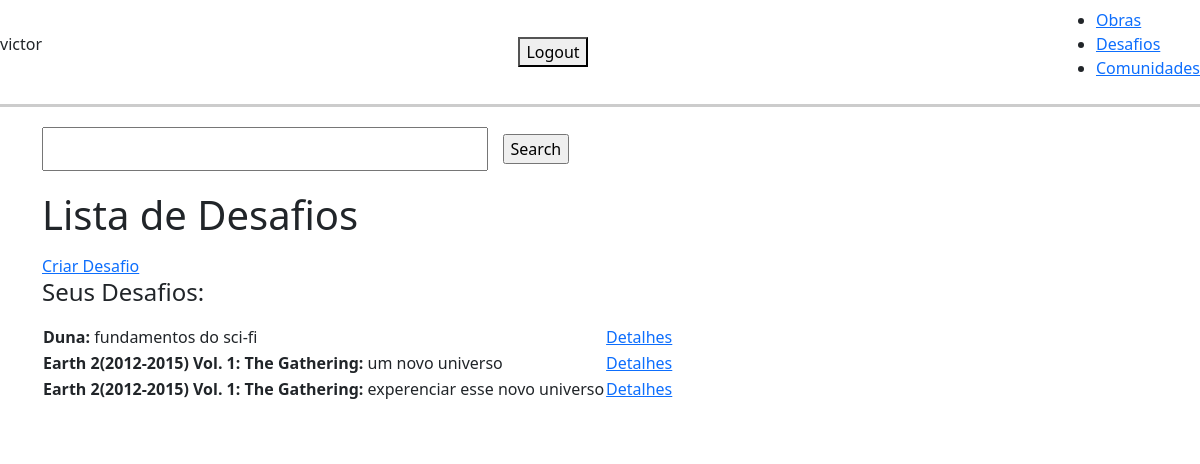
Page / (signed in) on the earlier database version.
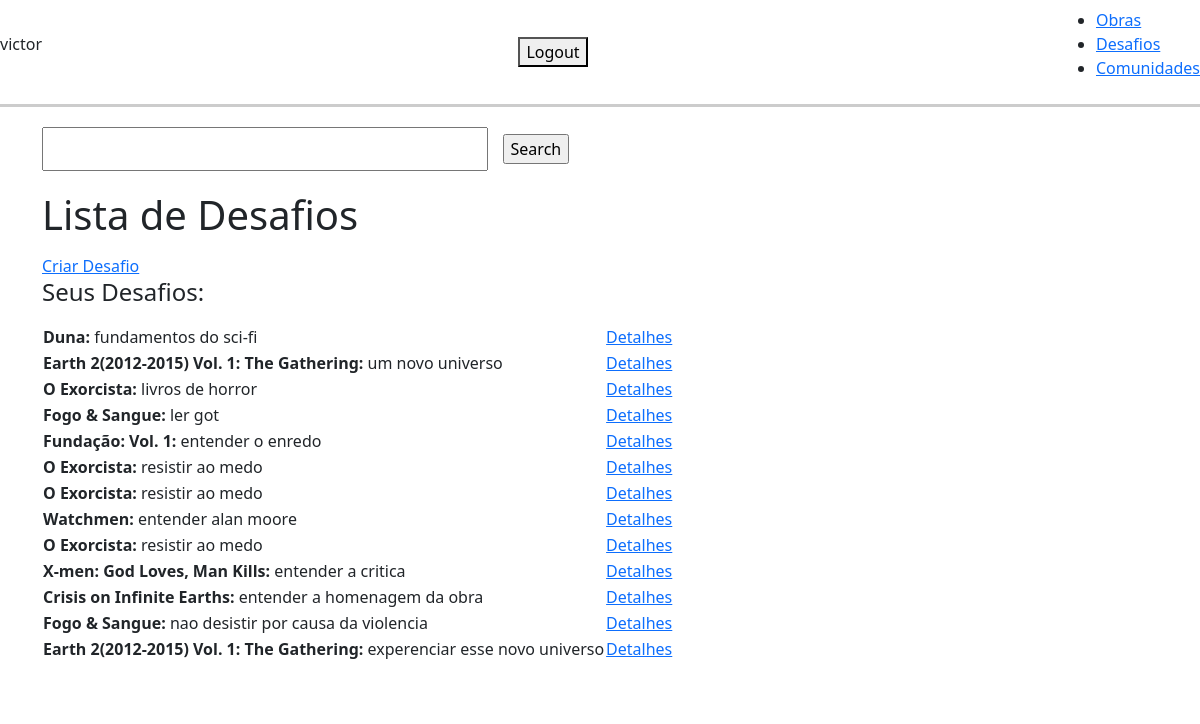
Same page on the later database version.
### base/models.py (models this page shows, shortened)
class Challenge(models.Model):
    book = models.ForeignKey(Work, related_name='challenges', on_delete=models.CASCADE)
    user = models.ForeignKey(User, on_delete=models.CASCADE)
    title = models.CharField(max_length=200, null=True, blank=True)
    description = models.TextField(null=True, blank=True)
    completed = models.BooleanField(default=False)
    created = models.DateTimeField(auto_now_add=True)
    class Meta:
        ordering = ['completed']

class Work(models.Model):
    title = models.CharField(max_length=200, null=True, blank=True)
    author = models.CharField(max_length=200, null=True, blank=True)
    description = models.TextField(null=True, blank=True)
    page_number = models.IntegerField(null=True, blank=True)
    genre = models.CharField(max_length=200, null=True, blank=True)
    kind = models.CharField(max_length=100, blank=True)
    image = models.ImageField(null=True, blank=True)
    class Meta:
        ordering = ['kind']

### base/views/challenge_views.py (the view)
# urls.py: path('', ChallengeList.as_view(), name='challenges'),
class ChallengeList(LoginRequiredMixin, ListView):
    model = Challenge
    context_object_name = 'challenges'
    template_name = 'base/challenge_front/challenge_list.html'
    def get_context_data(self, **kwargs):
        context = super().get_context_data(**kwargs)
        mediator = ChallengeMediator(self.request)
        context.update(mediator.get_combined_context())
        return context

### base/mediators/challengeMediator.py (called while the page is built)
    def get_context_for_challenge_list(self):
        challenges = Challenge.objects.filter(user=self.request.user)
        count = challenges.filter(completed=False).count()
        if self.search_input:
            challenges = challenges.filter(title__startswith=self.search_input)
        return {
            'challenges': challenges,
            'count': count,
            'search_input': self.search_input
        }

    def get_combined_context(self, challenge=None):
        if challenge:
            return self.get_context_for_challenge_detail(challenge)
        else:
            return self.get_context_for_challenge_list()

### base/templates/base/challenge_front/challenge_list.html (shortened to what this page needs)
{% extends 'base/main_list.html' %}
{% block content %}
<h1>Lista de Desafios</h1>
<a href="{% url 'challenge-create' %}">Criar Desafio</a>
<table>
    <tr>
        <h4>Seus Desafios:</h4>
        <th></th>
        <th></th>
    </tr>
    {% for challenge in challenges %}
    <tr>
        <td><strong>{{ challenge.book.title }}:</strong> {{ challenge.title }} </td>
        <td><a href="{% url 'challenge' challenge.id %}">Detalhes</a></td>
    </tr>
    {% empty %}
    <h3>No items in list</h3>
    {% endfor %}
</table>
{% endblock %}

Differences in the rows shown:
added Challenge: book "O Exorcista", title "livros de horror"
added Challenge: book "Fogo & Sangue", title "ler got"
added Challenge: book "Fundação: Vol. 1", title "entender o enredo"
added Challenge: book "O Exorcista", title "resistir ao medo"
added Challenge: book "O Exorcista", title "resistir ao medo"
added Challenge: book "Watchmen", title "entender alan moore"
added Challenge: book "O Exorcista", title "resistir ao medo"
added Challenge: book "X-men: God Loves, Man Kills", title "entender a critica"
added Challenge: book "Crisis on Infinite Earths", title "entender a homenagem da obra"
added Challenge: book "Fogo & Sangue", title "nao desistir por causa da violencia"
